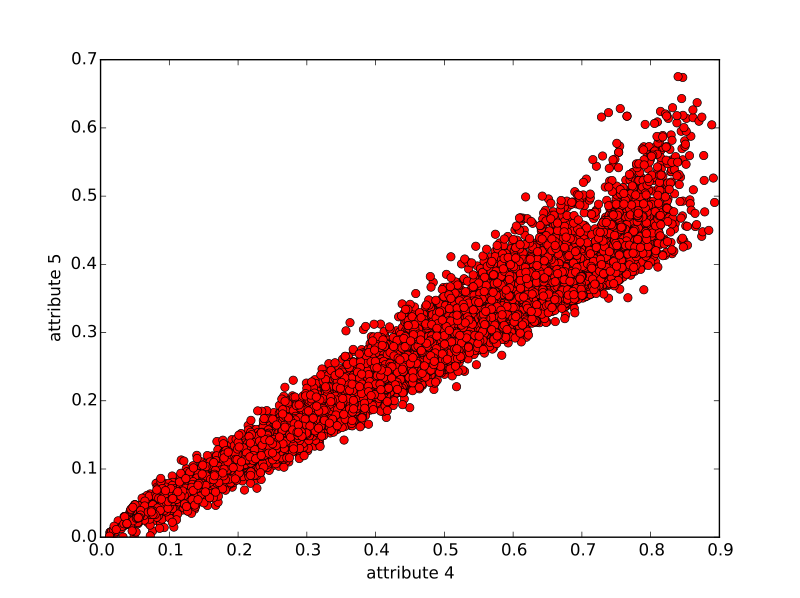

This figure's Python source:
#Assignment based on MAGIC Gamma Telescope Data Set ( http://archive.ics.uci.edu/ml/datasets/MAGIC+Gamma+Telescope )

import argparse
import numpy as np
import matplotlib.pyplot as plt

class dataSet:
    """
    Class to store the MAGIC Gamma Telescope Data Set
    """
    def __init__(self, location):
        with open (location, "r") as myfile:
            self.readData=myfile.readlines();
def calculate( data, ithAttribute):
    """
    Input Parameters:
        data: The data that is read from the file.
        ithAttribute: The ith Attribute for which the various properties must be calculated.

    Default value of 0,infinity,-infinity are assigned to all the variables as required. 
    Objective of the function is to calculate:  N (number of objects), min, max, mean, standard deviation, Q1, median, Q3, IQR
    """

    #noOfObjects , minValue , maxValue , mean , standardDeviation , q1 , median , q3 ,iqr = [0,"inf","-inf",0,0,0,0,0,0]
    #TODO : Write code to assign the values to the respective variables.


    #return noOfObjects , minValue , maxValue, mean, standardDeviation , q1 , median , q3 , iqr
    
    list1 = []
    
    attr4 = [] 
    attr5 = []
    
    for line in data:
        line = line.strip()
        values = line.split(",")
        list1.append(float(values[ithAttribute-1]))
        attr4.append(values[3])
        attr5.append(values[4])
    noOfObjects = len(list1)
    minValue = min(list1)
    maxValue = max(list1)
    standardDeviation = np.std(list1)
    mean = np.mean(list1)
    q1 = np.percentile(list1, 25)
    q3 = np.percentile(list1, 75)
    iqr = np.percentile(list1, 75) - np.percentile(list1, 25)
    median = np.median(list1)
    
    plt.plot(attr4, attr5, 'ro')
    plt.xlabel("attribute 4")
    plt.ylabel("attribute 5")
    plt.show()
    
    return noOfObjects , minValue , maxValue, mean, standardDeviation , q1 , median , q3 , iqr

if __name__ == "__main__":
    parser = argparse.ArgumentParser(description='Data Mining HW1')
    parser.add_argument('--i', type=int,
                            help="ith attribute of the dataset ( limit 1 to 10 )",
                            default=5,
                            choices=set((1,2,3,4,5,6,7,8,9,10)) ,
                            required=True)
    parser.add_argument("--data", type=str, 
                            help="Location of the downloaded file",
                            default="magic04.data.txt", 
                            required=False)
    args = parser.parse_args()
    data = dataSet(args.data)

    print ','.join(map(str,calculate(data.readData,args.i)))
    #calculate(data.readData,args.i)
